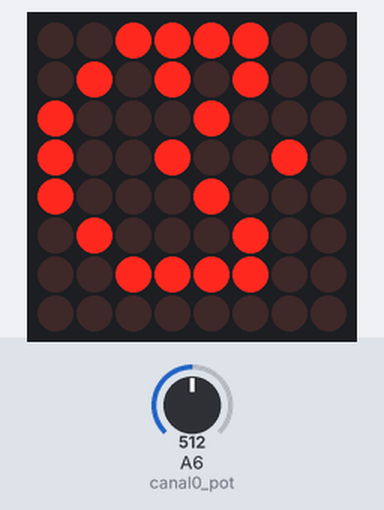
The sketch below on a simulated Arduino Nano, built with avr-gcc and run on an emulated ATmega328P. Shown: 8×8 LED matrix. The test bench sets the inputs (shaded band); at power-on: A6 (canal0_pot) = 512. What the sketch prints to the serial monitor is not drawn.

Above: at 0.1 s.
At 1.8 s:
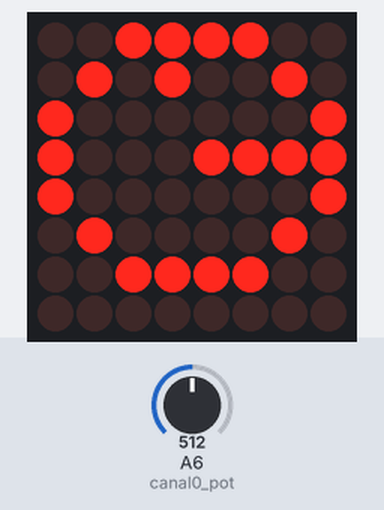
1.9 s: A6 (canal0_pot) set to 0
6.0 s: A6 (canal0_pot) set to 18
10.1 s: A6 (canal0_pot) set to 0
Timing chart, 0 to 13.1 s (numbered marks = the images above; inputs shaded):
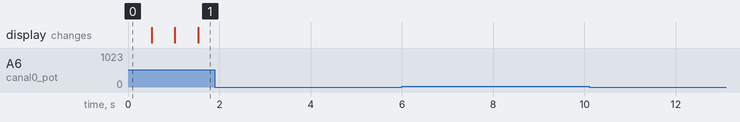

Measured:
- after the input at 1.9 s, every drawn part: stays the same
- after the input at 6.0 s, every drawn part: stays the same
- after the input at 10.1 s, every drawn part: stays the same

The sketch:

TALLER-3-BIMESTRE-3.ino
```cpp
#include <LedControl.h>

#define din_matrix  3    // Din= pin donde entran datos
#define cs_matrix   2     // control del esclavo
#define clk_matrix  4
#define canal0_pot A6 // pine concectado al potencimoetro

unsigned int valor_adc_pot;
unsigned char velocidad_Pacman ;

// Constructor

LedControl PacmanMatrix =  LedControl(din_matrix,clk_matrix,cs_matrix , 1); // controlador de el pacman matrix un arreglo de una matriz led

// variables

byte Pacman_abierto[8]={
  B00111100,
  B01010100,
  B10001000,
  B10010010,
  B10001000,
  B01000100,
  B00111100,
  B00000000
};

byte Pacman_cerrado[8]={
  B00111100,
  B01010010,
  B10000001,
  B10001111,
  B10000001,
  B01000010,
  B00111100,
  B00000000
};

//funciones
void setup() {
  Serial.begin(9600);
  PacmanMatrix.shutdown(0,false); //Act // encendiendola matriz
  PacmanMatrix.setIntensity (0, 15);  // cnfiguracion del brillo de la matriz de 0-30
 PacmanMatrix.clearDisplay (0);
 Serial.println("Uso de la matriz led");
  pinMode(canal0_pot, INPUT);

}
// ciclo infinito
void loop()
{
  valor_adc_pot = analogRead(canal0_pot);   //Leo el voltaje en el pin A0 del arduino

  for (int i=0; i<8; i++)
  {
   PacmanMatrix.setRow(0, i, Pacman_abierto[i]);
  }
  delay(valor_adc_pot);

  for (int i=0; i<8; i++)
  {
    PacmanMatrix.setRow(0, i, Pacman_cerrado[i]);
  }
    delay(valor_adc_pot);
}
```
